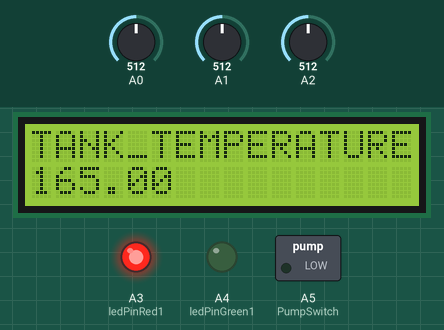
Recording of a sketch running on a simulated Arduino Mega 2560, built with avr-gcc and run on an emulated ATmega2560. On the bench: 16×2 character LCD, switched loads named in the sketch (green lamp = pin HIGH), output pins drawn as LEDs (lit = HIGH). Inputs (shaded band) come from the test bench; at power-on: A2 = 512, A0 = 512, A1 = 512. What the sketch prints to the serial monitor is not drawn.

Above: at 1.2 s.
1.3 s: A2 set to 100
At 2.0 s:
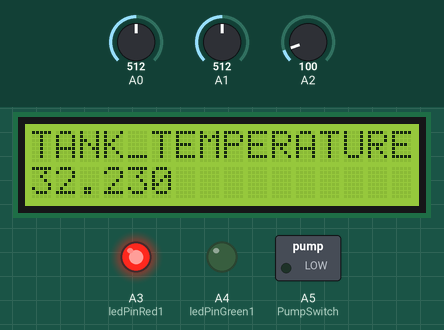
2.8 s: A2 set to 93
At 3.6 s:
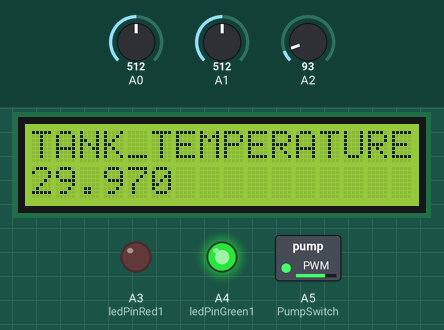
5.8 s: A2 set to 122
At 6.9 s:
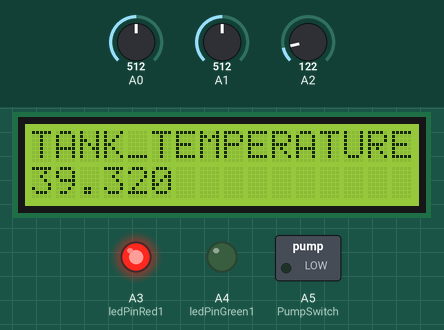
7.3 s: A2 set to 20
At 7.8 s:
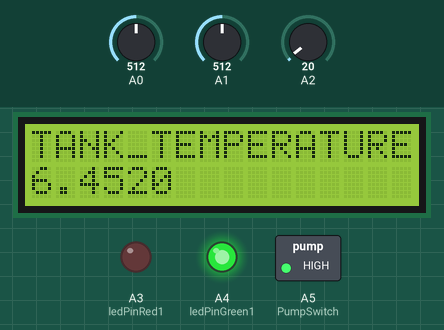
Timing chart, 0 to 9.8 s (numbered marks = the images above; inputs shaded):
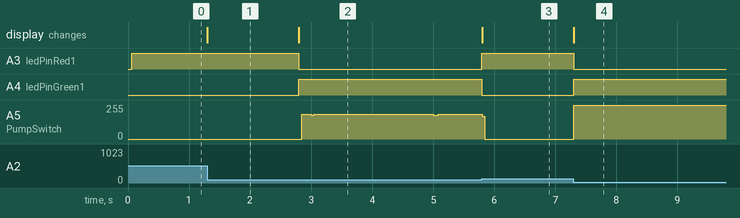

Measured:
- the behaviour switches between 94 and 93 on A2 (found by bisection; images 1 and 2)
- after the input at 1.3 s, the display: changes at once (image 1)
- after the input at 2.8 s, A3 (ledPinRed1): HIGH → LOW at once; A4 (ledPinGreen1): LOW → HIGH at once; A5 (PumpSwitch): 0/255 → 185/255 at once, → 184/255 0.16 s later, → 178/255 2.0 s later, → 184/255 0.08 s later; the display: changes at once (image 2)
- after the input at 5.8 s, A3 (ledPinRed1): LOW → HIGH at once; A4 (ledPinGreen1): HIGH → LOW at once; the display: changes at once (image 3)
- after the input at 7.3 s, A3 (ledPinRed1): HIGH → LOW at once; A4 (ledPinGreen1): LOW → HIGH at once; A5 (PumpSwitch): 0/255 → 255/255 at once; the display: changes at once (image 4)

The sketch:

Temperature_Sensors-1.ino
```cpp
#include <SPI.h>
#include <SD.h>
#include <LiquidCrystal.h>
/* this is a controller for Evacuated solar heater*/
//Author: Vuyani Daweti
// This Code is creates to read Three temperature sensors and tranfer them to the Serial monitor
//This code runs along with Python code Named: Arduino_to_Python.
#include <Metro.h>

//VARIABLE ASSINGMENT--------------
int ledPinGreen1 =  A4;
int ledPinRed1 = A3;
int PumpSwitch = A5;
int brightness;
const int chipSelect = 4;
Sd2Card card;
//int switch1 = 7;
int i = 0;
int j = 0;
int k = 0;
int m = 0;
int oldcelT = 0 ;
float analogOutputHeaterPin;
File myFile;
unsigned long time;
Metro serialMetro = Metro(1000);

LiquidCrystal lcd(A11, A10, A9, A8, A7, A6);

void setup()
{
      pinMode(ledPinGreen1, OUTPUT);
      pinMode(ledPinRed1, OUTPUT);
      pinMode(PumpSwitch, OUTPUT);
      Serial.begin(9600);
      lcd.begin(16, 2);

//      pinMode(switch1, INPUT);

}


void loop()
{
SD_CARD();
m=0;
   int analogOutputHeaterPin = analogRead(A0); //READ TEMPERATURE OF THE HEADER PIPE INPUT
  float voltageOH = analogOutputHeaterPin *(3300/ 1024.0);
  float celOH = voltageOH/10;
  int analogInputHeaterPin = analogRead(A1);   //READ TEMPERATURE OF THE HEADER PIPE OUTPUT
  float voltageIH = analogInputHeaterPin * (3300/ 1024.0);
  float celIH = voltageIH/10;
  int analogTankPin = analogRead(A2);   //READ TEMPERATURE OF THE TANK
  float voltageT= analogTankPin * (3300/ 1024.0);
  float celT = voltageT/10;
  //float work = celT;
 // boolean SwitchMode = analogRead(A3);
//  Serial.print("TEMPRATURE = ");
//  Serial.print(celT);
//  Serial.print("*C");
//  Serial.println();


  if (celT  < 30.0 ) {  //IF THE TEPMARATURE IS LESS THAN 30 DEGREES TURN THE PUMP ON.
    digitalWrite(ledPinGreen1,HIGH);
    digitalWrite(ledPinRed1,LOW);
    digitalWrite(PumpSwitch,HIGH);

   LDC_SCREEN(celT);
    PUMP(celT);

    }
  if (celT >= 30.0)  {    //IF THE TEMPERATURE IS MORE THAN 30 DEGREES TURN OFF THE PUMP
    digitalWrite(ledPinRed1,HIGH);
    digitalWrite(ledPinGreen1,LOW);
    digitalWrite(PumpSwitch,LOW);
    LDC_SCREEN(celT);
  }

//  }
//  if ( i < 210)  {
//      EEPROM.write(i , celT);
//      i = i + 1;
//   }

  if (serialMetro.check() == 1 && j != 30){
//      EEPROM.write(i, celT);
      Serial.print(celT);
      Serial.print(";");
      Serial.print(celIH);
      Serial.print(";");

      j = j + 1;
      if (j == 10){
        Serial.print(celOH);
      }
      //if (SwitchMode != 1){
       // Serial.print(celOH);
      //}
      else {
        Serial.println(celOH);
      }
    }
    if (j == 30){
      Serial.println(0);
      j = 0;
    //if (SwitchMode == 1 ){
     // Serial.println(00);
    }

  }
int LDC_SCREEN(float value)
{
  if (k==0)
  {
  lcd.setCursor(0,0);
  lcd.clear();
  lcd.println("TANK_TEMPERATURE");
  lcd.setCursor(0, 1);
  lcd.print(value);
  k=1;
  oldcelT = value;
  }
  if (k!= 0)
  {
     if (oldcelT != value)
     {
      lcd.setCursor(0,1);
      lcd.print(value);
     }
  }
}

int PUMP(int number)
{
  brightness = -51*number +1530;
  if (number <25)
  {
    analogWrite(PumpSwitch,255);
  }
  if (number >= 30)
  {
    analogWrite(PumpSwitch,0);
  }
  else
  {
    analogWrite(PumpSwitch,brightness);
  }
}

int SD_CARD (void)
{
  while (!card.init(SPI_HALF_SPEED, chipSelect)) {
  if (m==0)
    {

      lcd.setCursor(0,0);
      lcd.clear();
      lcd.print("INSERT CARD!");
      lcd.setCursor(0,1);
      lcd.clear();
      m =1;
      k = 0;
    }
    else
    {
      lcd.setCursor(0,0);
      lcd.print("INSERT CARD!");
    }
  }
}
```
